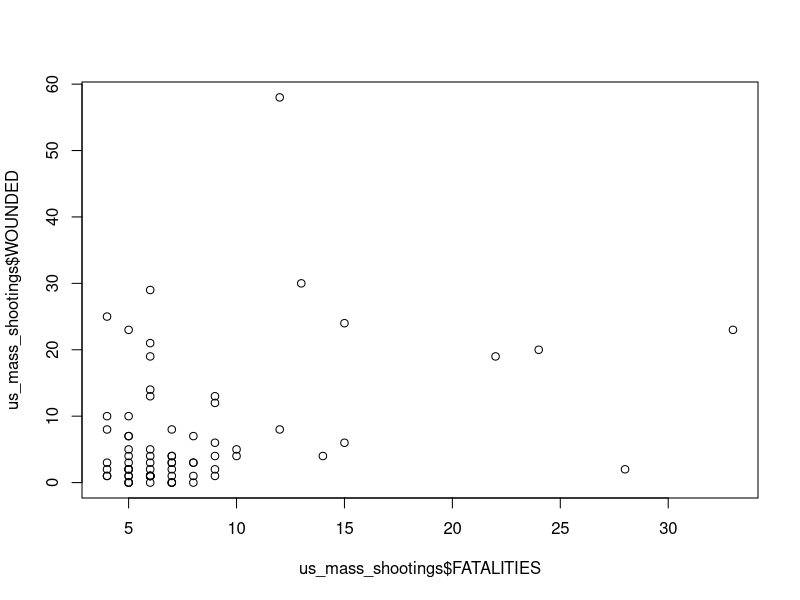

Source code (R):
## ---- chunk 1
#Read the data

us_mass_shootings = read.csv(file = './data/tutorial1/USMassShootings.csv'
                             , header = T)

#Look at the data
head(us_mass_shootings)
## ---- chunk 2
#If you want to run the data.frames tutorial, you can type your code here.


## ---- chunk 3
#the mean number of casualties per shooting
mean(us_mass_shootings$FATALITIES)

#standard deviation of casualties
sd(us_mass_shootings$FATALITIES)

#variance
var(us_mass_shootings$FATALITIES)

#range
range(us_mass_shootings$FATALITIES)

#frequency counts of the shooters' gender
table(us_mass_shootings$GENDER)

#frequency counts of gender by race
table(us_mass_shootings$GENDER, us_mass_shootings$RACE)
## ---- chunk 4
summary(us_mass_shootings)
str(us_mass_shootings)
## ---- chunk 5
table(us_mass_shootings$RACE)
## ---- chunk 6
table(us_mass_shootings$NUMWEAPONS, us_mass_shootings$GENDER)
## ---- chunk 7
table(us_mass_shootings$YEAR, us_mass_shootings$GENDER, us_mass_shootings$RACE)
# In 2006 and 2014, white and native american.
## ---- chunk 8
#we'd use the tapply function

?tapply

tapply(X = us_mass_shootings$WOUNDED
       , INDEX = us_mass_shootings$GENDER
       , FUN = mean
       )
## ---- chunk 9
#mean
tapply(X = us_mass_shootings$FATALITIES
       , INDEX = us_mass_shootings$PRIORSIGNSOFMENTALILLNESS
       , FUN = mean
       )

#sd
tapply(X = us_mass_shootings$FATALITIES
       , INDEX = us_mass_shootings$PRIORSIGNSOFMENTALILLNESS
       , FUN = sd
       )
## ---- chunk 10
#let's look at the association between whether the weapon was obtained legally and whether ther were signs of prior mental illness
table(us_mass_shootings$WEAPONSOBTAINEDLEGALLY, us_mass_shootings$PRIORSIGNSOFMENTALILLNESS
      , dnn = c('WEAPONSOBTAINEDLEGALLY', 'PRIORSIGNSOFMENTALILLNESS'))
## ---- chunk 11
levels(us_mass_shootings$WEAPONSOBTAINEDLEGALLY)
## ---- chunk 12
us_mass_shootings_clean = us_mass_shootings[us_mass_shootings$WEAPONSOBTAINEDLEGALLY == 'Yes' | us_mass_shootings$WEAPONSOBTAINEDLEGALLY == 'No', ]

us_mass_shootings_clean = droplevels(us_mass_shootings_clean)

#check again:
levels(us_mass_shootings_clean$WEAPONSOBTAINEDLEGALLY)

#and:
table(us_mass_shootings_clean$WEAPONSOBTAINEDLEGALLY, us_mass_shootings_clean$PRIORSIGNSOFMENTALILLNESS
      , dnn = c('WEAPONSOBTAINEDLEGALLY', 'PRIORSIGNSOFMENTALILLNESS'))
## ---- chunk 13
freq_table = table(us_mass_shootings_clean$WEAPONSOBTAINEDLEGALLY, us_mass_shootings_clean$PRIORSIGNSOFMENTALILLNESS
      , dnn = c('WEAPONSOBTAINEDLEGALLY', 'PRIORSIGNSOFMENTALILLNESS'))

chisq.test(freq_table)
## ---- chunk 14
freq_table = table(us_mass_shootings_clean$WEAPONSOBTAINEDLEGALLY, us_mass_shootings_clean$GENDER
      , dnn = c('WEAPONSOBTAINEDLEGALLY', 'GENDER'))

chisq.test(freq_table)
## ---- chunk 15
chisq = chisq.test(freq_table) # store the above in an object
chisq$expected # index from the object
## ---- chunk 16
#t-test for differences in fatalities between shooters with and without prior mental health problems

t.test(us_mass_shootings$FATALITIES ~ us_mass_shootings$PRIORSIGNSOFMENTALILLNESS)
## ---- chunk 17
#have a look at the help file to see all arguments
?t.test
## ---- chunk 18
t.test(us_mass_shootings_clean$WOUNDED ~ us_mass_shootings_clean$WEAPONSOBTAINEDLEGALLY)
## ---- chunk 19
t.test(us_mass_shootings_clean$WOUNDED ~ us_mass_shootings_clean$WEAPONSOBTAINEDLEGALLY
       , var.equal = T
       , conf.level = 0.99)
## ---- chunk 20
#just the correlation
cor(us_mass_shootings$FATALITIES, us_mass_shootings$WOUNDED)

#the significance testing of the correlation
cor.test(us_mass_shootings$FATALITIES, us_mass_shootings$WOUNDED)

#plotting the data in a screeplot
plot(us_mass_shootings$FATALITIES, us_mass_shootings$WOUNDED)
## ---- chunk 21
?cor.test
## ---- chunk 22
cor.test(us_mass_shootings$NUMWEAPONS, us_mass_shootings$TOTALVICTIMS, conf.level = 0.99)
## ---- chunk 23
my_model = lm(formula = TOTALVICTIMS ~ NUMWEAPONS
              , data = us_mass_shootings)
## ---- chunk 24
#the full model and its parameters
my_model
## ---- chunk 25
10.683 + 2.087*3
## ---- chunk 26
#residuals
my_model$residuals
## ---- chunk 27
#fitted values
my_model$fitted.values

## ---- chunk 28
my_model$fitted.values[1] + my_model$residuals[1]

#checked against the actual data
my_model$model[1, ]
## ---- chunk 29
#model statistics
summary(my_model)
## ---- chunk 30
my_model_2 = lm(formula = TOTALVICTIMS ~ NUMWEAPONS + PRIORSIGNSOFMENTALILLNESS
              , data = us_mass_shootings)

summary(my_model_2)
## ---- chunk 31
my_model_3 = lm(formula = WOUNDED ~ GENDER + WEAPONSOBTAINEDLEGALLY
              , data = us_mass_shootings_clean)
summary(my_model_3)
## ---- chunk 32
my_glm = glm(formula = TOTALVICTIMS ~ NUMWEAPONS
             , data = us_mass_shootings
             , family = gaussian)
## ---- chunk 33
my_glm
## ---- chunk 34
#residuals
my_glm$residuals

#fitted values
my_glm$fitted.values

#model statistics
summary(my_glm)
